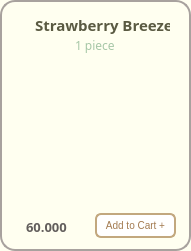
       <widget class="QFrame" name="frame_croisstrawberry">
        <property name="geometry">
         <rect>
          <x>240</x>
          <y>10</y>
          <width>191</width>
          <height>251</height>
         </rect>
        </property>
        <property name="styleSheet">
         <string notr="true">background-color: #FFFFF0;
border-radius: 15px; 
border: 2px solid #A8A29E ;</string>
        </property>
        <property name="frameShape">
         <enum>QFrame::StyledPanel</enum>
        </property>
        <property name="frameShadow">
         <enum>QFrame::Raised</enum>
        </property>
        <widget class="QLabel" name="label_strawberry">
         <property name="geometry">
          <rect>
           <x>35</x>
           <y>15</y>
           <width>135</width>
           <height>20</height>
          </rect>
         </property>
         <property name="sizePolicy">
          <sizepolicy hsizetype="Fixed" vsizetype="Fixed">
           <horstretch>0</horstretch>
           <verstretch>0</verstretch>
          </sizepolicy>
         </property>
         <property name="font">
          <font>
           <family>Mongolian Baiti</family>
           <pointsize>11</pointsize>
           <weight>75</weight>
           <bold>true</bold>
          </font>
         </property>
         <property name="styleSheet">
          <string notr="true">border-radius: 0px;
border:0px solid;
color:#5A5A42</string>
         </property>
         <property name="text">
          <string>Strawberry Breeze</string>
         </property>
        </widget>
        <widget class="QLabel" name="label_crois_strawberry">
         <property name="geometry">
          <rect>
           <x>3</x>
           <y>36</y>
           <width>191</width>
           <height>181</height>
          </rect>
         </property>
         <property name="cursor">
          <cursorShape>ArrowCursor</cursorShape>
         </property>
         <property name="styleSheet">
          <string notr="true">border:0px;
background-color: transparent;</string>
         </property>
         <property name="text">
          <string/>
         </property>
         <property name="pixmap">
          <pixmap>../images/strawberry_breeze.png</pixmap>
         </property>
         <property name="scaledContents">
          <bool>true</bool>
         </property>
        </widget>
        <widget class="QLabel" name="label_strawberry_size">
         <property name="geometry">
          <rect>
           <x>75</x>
           <y>37</y>
           <width>51</width>
           <height>16</height>
          </rect>
         </property>
         <property name="sizePolicy">
          <sizepolicy hsizetype="Fixed" vsizetype="Fixed">
           <horstretch>0</horstretch>
           <verstretch>0</verstretch>
          </sizepolicy>
         </property>
         <property name="font">
          <font>
           <family>Mongolian Baiti</family>
           <pointsize>9</pointsize>
          </font>
         </property>
         <property name="styleSheet">
          <string notr="true">color: #A7C7A7;
border:0px</string>
         </property>
         <property name="text">
          <string>1 piece</string>
         </property>
        </widget>
        <widget class="QPushButton" name="pushButton_add14">
         <property name="geometry">
          <rect>
           <x>95</x>
           <y>213</y>
           <width>81</width>
           <height>25</height>
          </rect>
         </property>
         <property name="maximumSize">
          <size>
           <width>16777207</width>
           <height>16777215</height>
          </size>
         </property>
         <property name="font">
          <font>
           <pointsize>-1</pointsize>
          </font>
         </property>
         <property name="styleSheet">
          <string notr="true">QPushButton {
    background-color: white;
    color: #A37B50;
    border: 2px solid #C2A87E;
    border-radius: 6px;
    padding: 4px 5px;
    font-size: 10px;
}

QPushButton:hover {
    background-color: #F7F3EF;
}

QPushButton:pressed {
    background-color: #E6D5C3;
}
</string>
         </property>
         <property name="text">
          <string>Add to Cart +</string>
         </property>
        </widget>
        <widget class="QLabel" name="label_strawberry_price">
         <property name="geometry">
          <rect>
           <x>26</x>
           <y>219</y>
           <width>61</width>
           <height>16</height>
          </rect>
         </property>
         <property name="font">
          <font>
           <family>Mongolian Baiti</family>
           <pointsize>10</pointsize>
           <weight>75</weight>
           <bold>true</bold>
          </font>
         </property>
         <property name="styleSheet">
          <string notr="true">border:0px;
color: rgb(98, 94, 92);
</string>
         </property>
         <property name="text">
          <string>60.000</string>
         </property>
        </widget>
       </widget>
